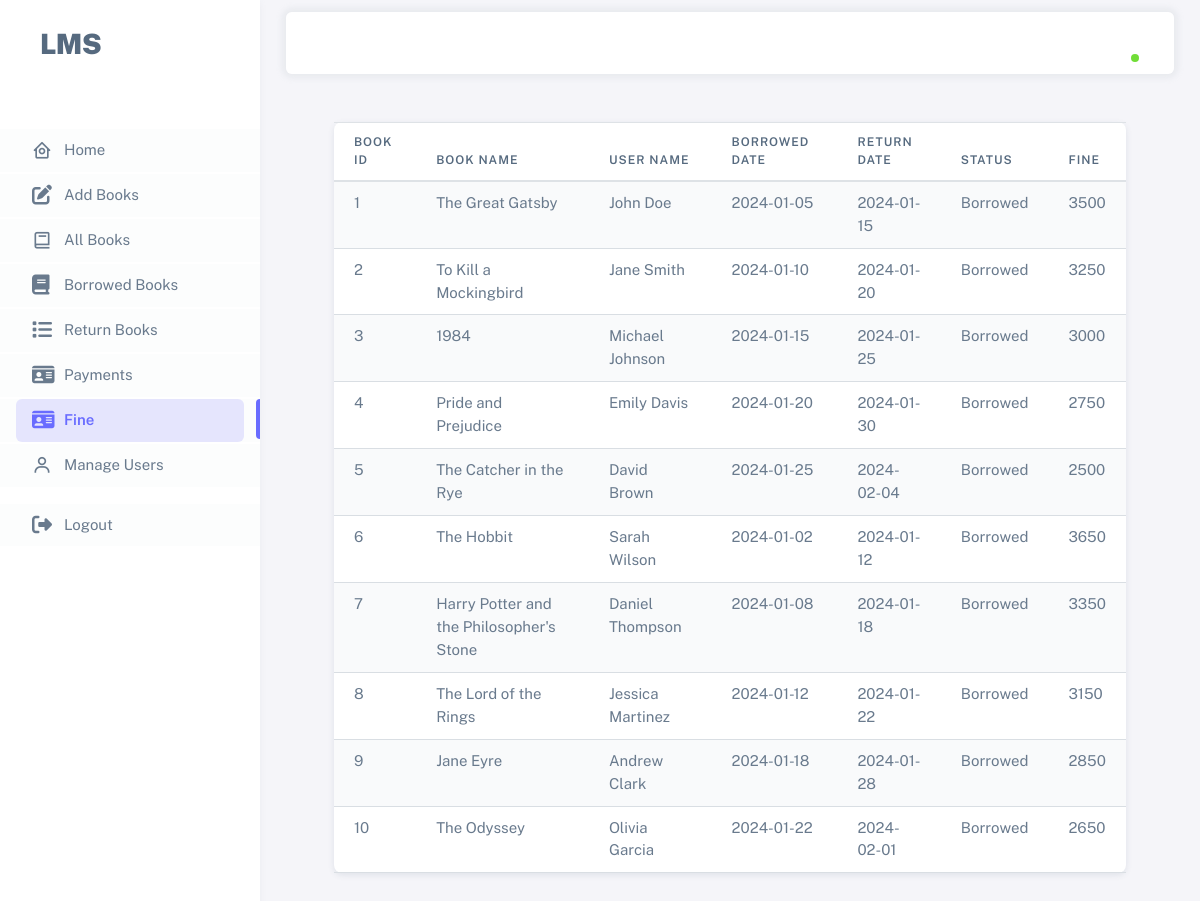
/Views/Admin/Fine.php, run on the app's committed database.
### tables this page shows
CREATE TABLE `borrowed_books` (
  `id` int(150) NOT NULL,
  `book_name` varchar(150) NOT NULL,
  `user_name` varchar(150) NOT NULL,
  `borrowed_date` varchar(150) NOT NULL,
  `return_date` varchar(150) NOT NULL,
  `status` varchar(150) NOT NULL,
  `action` varchar(150) NOT NULL
);

### Views/Admin/Fine.php (the view, shortened to what this page needs)
<?php
    include_once ("../Layouts/header2.php");
    include_once ("../../connection/connect.php");
    $query = "SELECT *, TIMESTAMPDIFF(DAY, return_date, NOW()) AS days_late, CASE WHEN TIMESTAMPDIFF(DAY, return_date, NOW()) > 0 THEN TIMESTAMPDIFF(DAY, return_date, NOW()) * 50 ELSE 0 END AS fine FROM borrowed_books WHERE status != 'Returned' AND return_date < NOW()";
    $result = mysqli_query($con, $query);
    if(mysqli_num_rows($result) > 0) {
?>
    <section class="content m-5">
        <div class="container-fluid">
            <div class="card">
                <div class="card-body p-0">
                    <table class="table table-striped">
                        <thead>
                            <tr>
                               <th>Book ID</th>
                               <th>Book Name</th>
                               <th>User Name</th>
                               <th>Borrowed Date</th>
                               <th>Return Date</th>
                               <th>Status</th>
                               <th>Fine</th>
                            </tr>
                        </thead>
                        <tbody>
                        <?php
                            while($row = mysqli_fetch_assoc($result)) {
                        ?>
                               <tr>
                                    <td><?= $row['id'] ?></td>
                                    <td><?= $row['book_name'] ?></td>
                                    <td><?= $row['user_name'] ?></td>
                                    <td><?= $row['borrowed_date'] ?></td>
                                    <td><?= $row['return_date'] ?></td>
                                    <td><?= $row['status'] ?></td>
                                    <td><?= $row['fine'] ?></td>
                                </tr>
                            <?php } ?>
                        </tbody>
                    </table>
                </div>
            </div>
        </div>
    </section>
</div>
<?php
    } else {
        echo "No records found where return date has passed and status is not 'Returned'.";
    }
?>

### Views/Layouts/header2.php (shortened to what this page needs)
<?php
$currentUrl = $_SERVER['SCRIPT_NAME'];
$currentFilename = basename($currentUrl);
?>
<!DOCTYPE html>
<html
  lang="en"
  class="light-style layout-menu-fixed"
  dir="ltr"
  data-theme="theme-default"
  data-assets-path="../../assets/"
  data-template="vertical-menu-template-free"
>
  <head>
<link href="https://cdn.jsdelivr.net/npm/bootstrap@5.3.0/dist/css/bootstrap.min.css" rel="stylesheet">
    <link rel="stylesheet" href="../../assets/vendor/fonts/boxicons.css" />
<link href="https://stackpath.bootstrapcdn.com/bootstrap/4.5.2/css/bootstrap.min.css" rel="stylesheet">
    <link rel="stylesheet" href="../../assets/vendor/css/core.css" class="template-customizer-core-css" />
    <link rel="stylesheet" href="../../assets/vendor/css/theme-default.css" class="template-customizer-theme-css" />
    <link rel="stylesheet" href="../../assets/css/demo.css" />
    <link rel="stylesheet" href="https://cdnjs.cloudflare.com/ajax/libs/font-awesome/6.4.2/css/all.min.css" />
    <link rel="stylesheet" href="../../assets/vendor/libs/perfect-scrollbar/perfect-scrollbar.css" />
  </head>
  <body>
    <div class="layout-wrapper layout-content-navbar">
      <div class="layout-container">
        <aside id="layout-menu" class="layout-menu menu-vertical menu bg-menu-theme">
          <div class="app-brand demo">
              <span class="app-brand-text demo menu-text fw-bolder ms-2 text-capitalize">LMS</span>
          </div>
          <ul class="menu-inner py-1 mt-5">
            <li class="menu-item bg-light <?= $currentFilename === "home.php" ? 'active' : '' ?>">
              <a href="../Admin/home.php" class="menu-link">
                <i class="menu-icon tf-icons bx bx-home-circle"></i>
                <div data-i18n="Analytics">Home</div>
              </a>
            </li>
            <li class="menu-item bg-light  <?= $currentFilename === "add_books.php" ? 'active' : '' ?>">
              <a href="../Admin/add_books.php" class="menu-link">
              <i class="menu-icon fa-solid fa-pen-to-square"></i>
                <div data-i18n="Analytics">Add Books</div>
              </a>
            </li>
            <li class="menu-item bg-light  <?= $currentFilename === "all_books.php" ? 'active' : '' ?>">
              <a href="../Admin/all_books.php" class="menu-link">
              <i class="menu-icon tf-icons bx bx-book"></i>
                <div data-i18n="Analytics">All Books</div>
              </a>
            </li>
            <li class="menu-item bg-light  <?= $currentFilename === "borrowed_books.php" ? 'active' : '' ?>">
              <a href="../admin/borrowed_books.php" class="menu-link">
              <i class="menu-icon fa-solid fa-book"></i>
                <div data-i18n="Analytics">Borrowed Books</div>
              </a>
            </li>
            <li class="menu-item bg-light  <?= $currentFilename === "return_book.php" ? 'active' : '' ?>">
              <a href="../Admin/return_book.php" class="menu-link">
              <i class="menu-icon fa-solid fa-list"></i>
                <div data-i18n="Analytics">Return Books</div>
              </a>
            </li>
            <li class="menu-item bg-light  <?= $currentFilename === "Payments.php" ? 'active' : '' ?>">
              <a href="../Admin/Payments.php" class="menu-link">
              <i class="menu-icon fa-solid fa-id-card"></i>
                <div data-i18n="Analytics">Payments</div>
              </a>
            </li>
            <li class="menu-item bg-light  <?= $currentFilename === "Fine.php" ? 'active' : '' ?>">
              <a href="../Admin/Fine.php" class="menu-link">
              <i class="menu-icon fa-solid fa-id-card"></i>
                <div data-i18n="Analytics">Fine</div>
              </a>
            </li>
            <li class="menu-item bg-light  <?= $currentFilename === "manage_users.php" ? 'active' : '' ?>">
              <a href="../Admin/manage_users.php" class="menu-link">
              <i class="menu-icon tf-icons bx bx-user"></i>
                <div data-i18n="Analytics">Manage Users</div>
              </a>
            </li>
            <li class="menu-item mt-3 bg-light">
              <a href="../Auth/admin_login.php" class="menu-link">
              <i class="menu-icon fa-solid fa-right-from-bracket"></i>
                <div data-i18n="Analytics">Logout</div>
              </a>
            </li>
          </ul>
        </aside>
        <div class="layout-page">
          <nav
            class="layout-navbar container-xxl navbar navbar-expand-xl navbar-detached align-items-center bg-navbar-theme"
            id="layout-navbar"
          >
            <div class="navbar-nav-right d-flex align-items-center" id="navbar-collapse">
              <ul class="navbar-nav flex-row align-items-center ms-auto">
                <li class="nav-item navbar-dropdown dropdown-user dropdown">
                  <a class="nav-link dropdown-toggle hide-arrow" href="javascript:void(0);" data-bs-toggle="dropdown">
                    <div class="avatar avatar-online">
                    </div>
                  </a>
                </li>
              </ul>
            </div>
          </nav>

### Assets/CSS/demo.css (style rules this page uses)
.menu .app-brand.demo { height: 64px; margin-top: 12px; }
.app-brand-text.demo { font-size: 1.75rem; letter-spacing: -0.5px; text-transform: lowercase; }

### data on the page
borrowed_books: id "1", book_name "The Great Gatsby", user_name "John Doe", borrowed_date "2024-01-05", return_date "2024-01-15", status "Borrowed", fine "3500"
borrowed_books: id "2", book_name "To Kill a Mockingbird", user_name "Jane Smith", borrowed_date "2024-01-10", return_date "2024-01-20", status "Borrowed", fine "3250"
borrowed_books: id "3", book_name "1984", user_name "Michael Johnson", borrowed_date "2024-01-15", return_date "2024-01-25", status "Borrowed", fine "3000"
borrowed_books: id "4", book_name "Pride and Prejudice", user_name "Emily Davis", borrowed_date "2024-01-20", return_date "2024-01-30", status "Borrowed", fine "2750"
borrowed_books: id "5", book_name "The Catcher in the Rye", user_name "David Brown", borrowed_date "2024-01-25", return_date "2024-02-04", status "Borrowed", fine "2500"
borrowed_books: id "6", book_name "The Hobbit", user_name "Sarah Wilson", borrowed_date "2024-01-02", return_date "2024-01-12", status "Borrowed", fine "3650"
borrowed_books: id "7", book_name "Harry Potter and the Philosopher's Stone", user_name "Daniel Thompson", borrowed_date "2024-01-08", return_date "2024-01-18", status "Borrowed", fine "3350"
borrowed_books: id "8", book_name "The Lord of the Rings", user_name "Jessica Martinez", borrowed_date "2024-01-12", return_date "2024-01-22", status "Borrowed", fine "3150"
borrowed_books: id "9", book_name "Jane Eyre", user_name "Andrew Clark", borrowed_date "2024-01-18", return_date "2024-01-28", status "Borrowed", fine "2850"
borrowed_books: id "10", book_name "The Odyssey", user_name "Olivia Garcia", borrowed_date "2024-01-22", return_date "2024-02-01", status "Borrowed", fine "2650"
